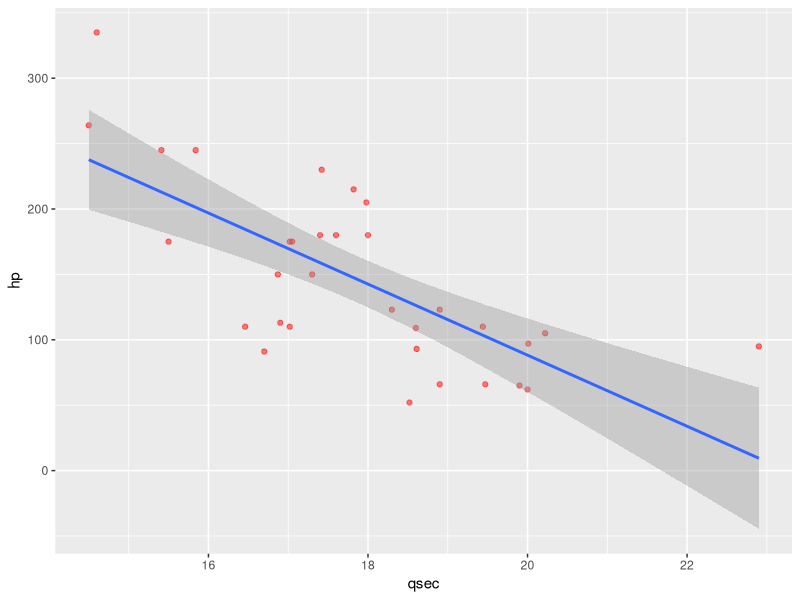

The R source for this figure:
## ---- chunk 1
#Create a vector with the first 10 elements of the Fibonacci Sequence.
fibonacci_sequence <- c(1,1,2,3,5,8,13,21,34,55)
#Extract the seventh element of the sequence.
fibonacci_sequence[7]
#Extract the odd numbers from the sequence.
fibonacci_sequence[c(1,2,4,5,7,8,9,10)]
#Extract the numbers at odd numbered positions
fibonacci_sequence[seq(from = 1, to = 9, by = 2)]
fibonacci_sequence[rep(c(T,F),5)]

## ---- chunk 2
library(ggplot2)
ggplot(data = mtcars, aes(x=qsec, y=hp)) + geom_point(alpha = 0.5, color= "red") + geom_smooth(method = lm)
## ---- chunk 3
fibo_generator <- function(n) {
  if (n<=0) stop("Must be positive")
  x = numeric(n)
  x[1:2] = c(1,1)
  if (n==1) return(x[1])
  else if (n==2) return(x)
  for (i in 3:n) {
    x[i] = x[i-1] + x[i-2]
  }
  return(x)
}

##trials
fibo_generator(5)
fibo_generator(14)
